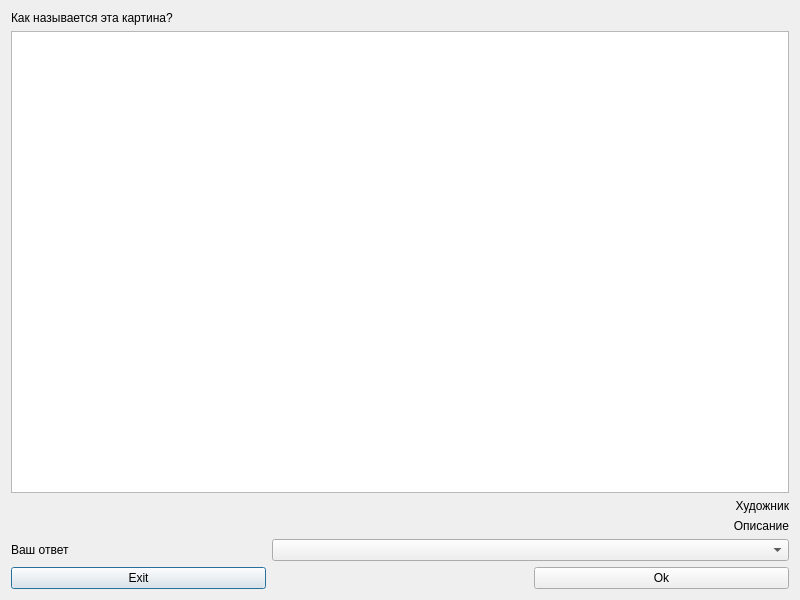
<?xml version="1.0" encoding="UTF-8"?>
<ui version="4.0">
 <class>SecondGameDialog</class>
 <widget class="QDialog" name="SecondGameDialog">
  <property name="geometry">
   <rect>
    <x>0</x>
    <y>0</y>
    <width>800</width>
    <height>600</height>
   </rect>
  </property>
  <property name="windowTitle">
   <string>Dialog</string>
  </property>
  <layout class="QGridLayout" name="gridLayout">
   <item row="4" column="1" colspan="2">
    <widget class="QComboBox" name="answerComboBox"/>
   </item>
   <item row="2" column="0" colspan="3">
    <widget class="QLabel" name="artistLabel">
     <property name="text">
      <string>Художник</string>
     </property>
     <property name="alignment">
      <set>Qt::AlignRight|Qt::AlignTrailing|Qt::AlignVCenter</set>
     </property>
    </widget>
   </item>
   <item row="5" column="0">
    <widget class="QPushButton" name="exitPushButton">
     <property name="text">
      <string>Exit</string>
     </property>
    </widget>
   </item>
   <item row="1" column="0" colspan="3">
    <widget class="QGraphicsView" name="pictureGraphicsView"/>
   </item>
   <item row="3" column="0" colspan="3">
    <widget class="QLabel" name="descriptionLabel">
     <property name="text">
      <string>Описание</string>
     </property>
     <property name="alignment">
      <set>Qt::AlignRight|Qt::AlignTrailing|Qt::AlignVCenter</set>
     </property>
    </widget>
   </item>
   <item row="5" column="2">
    <widget class="QPushButton" name="nextPushButton">
     <property name="text">
      <string>Ok</string>
     </property>
    </widget>
   </item>
   <item row="4" column="0">
    <widget class="QLabel" name="label">
     <property name="text">
      <string>Ваш ответ</string>
     </property>
    </widget>
   </item>
   <item row="0" column="0" colspan="3">
    <widget class="QLabel" name="label_3">
     <property name="text">
      <string>Как называется эта картина?</string>
     </property>
    </widget>
   </item>
  </layout>
 </widget>
 <resources/>
 <connections/>
</ui>
